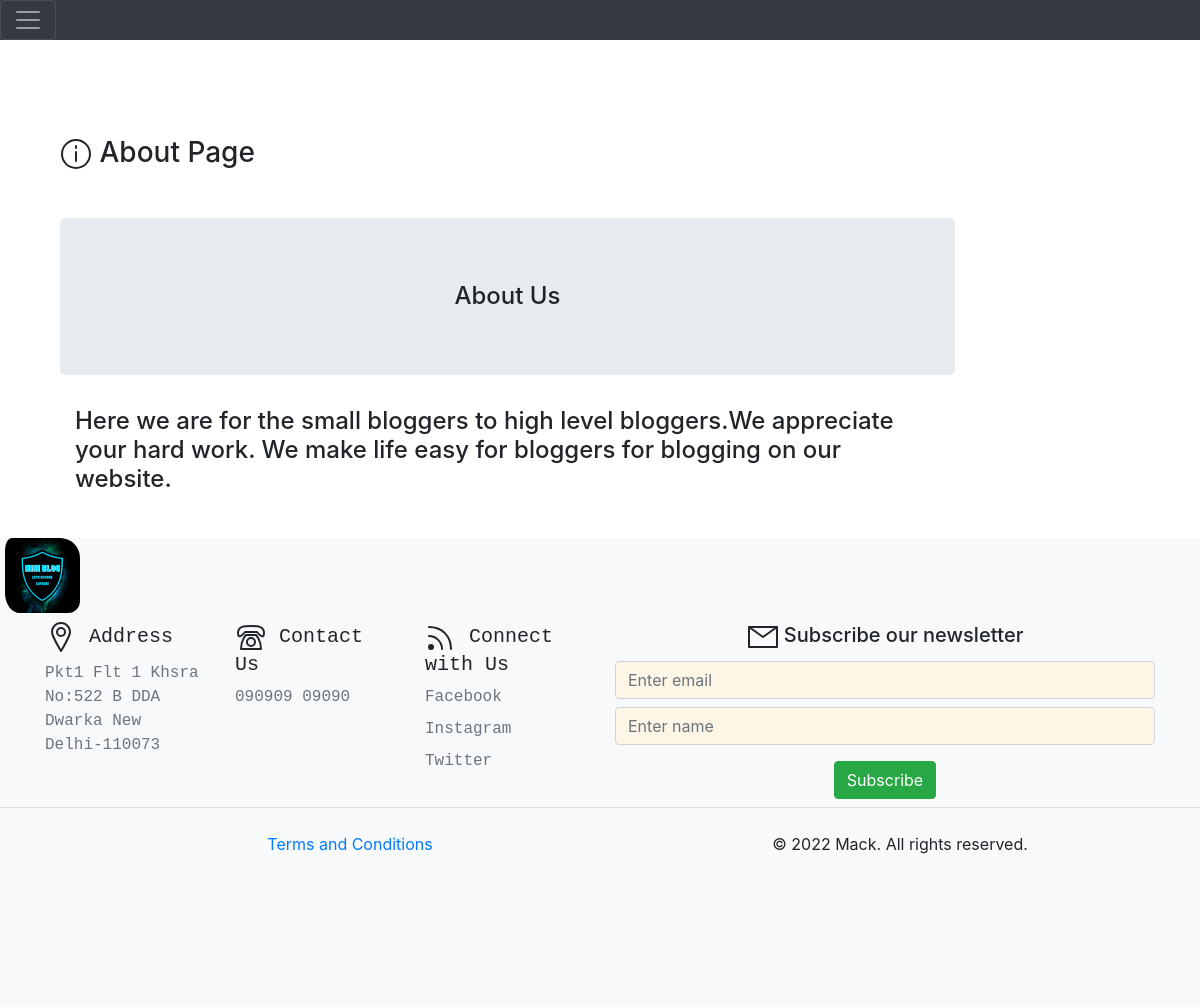
The page /about/ on the database its author committed.
### blog/models.py (models this page shows, shortened)
class AboutUs(models.Model):
    title = models.CharField(max_length=500)
    description = models.TextField(max_length=500)
    class Meta:
        verbose_name = 'AboutUs'
        verbose_name_plural = 'AboutUs'

class Footer(models.Model):
    address = models.TextField(max_length=500)
    contact = PhoneNumberField(blank=True,null=True)
    facebook_link = models.URLField(blank=True,null=True)
    instagram_link = models.URLField(blank=True,null=True)
    twitter_link = models.URLField(blank=True,null=True)
    class Meta:
        verbose_name = 'Footer'
        verbose_name_plural = 'Footer'

### blog/views.py (the view)
# urls.py: path('about/', views.about, name="about"),
def about(request):
    about_obj = AboutUs.objects.filter().first()
    title = about_obj.title
    desc = about_obj.description
    footer = Footer.objects.filter().first()
    context = {
        'title': title,
        'desc': desc,
        'footer':footer,
    }
    return render(request, 'blog/about.html', context)

### blog/templates/blog/about.html
{% extends 'blog/base.html' %}
{% load  static %}
{% block content%}
<div class="col-sm-10">
    <h3  title="About" class="my-5"><svg id="i-info" xmlns="http://www.w3.org/2000/svg"  data-toggle="tooltip" viewBox="0 0 32 32" width="32" height="32" fill="none" stroke="currentcolor" stroke-linecap="round" stroke-linejoin="round" stroke-width="2">
        <path d="M16 14 L16 23 M16 8 L16 10" />
        <circle cx="16" cy="16" r="14" />
    </svg> About Page</h3>
    <h4 class="jumbotron text-center">{{title}}<h4>
        <h4 class="container">{{desc}}<h4>&nbsp;
    </div>
</div>
{% endblock content%}

### blog/templates/blog/footer.html (shortened to what this page needs)
{% load static %}
<footer>
<div align="left">
<a href="/"><img src="/static/blog/css/images/Blue Neon gaming avatar logo.ico" alt="no image" style="width:80px; padding-left:5px; border-radius: 12px 20px;"></img></a>
<div>
<div class="container">
    <footer class="py-2">
      <div class="row" style="place-content: center;">
        <div class="col-6 col-md-2 mb-3" style="font-family: Lucida Console, Courier New, monospace;">
          <h5> Address</h5>
            <li <address class="nav-link p-0 text-muted" style="font-family: Lucida Console, Courier New, monospace;">{{footer.address}}</address></li>
        </div>
        <div class="col-6 col-md-2 mb-3" style="font-family: Lucida Console, Courier New, monospace;">
          <h5> Contact Us </h5>
          <ol class="nav flex-column" style="font-family: Lucida Console, Courier New, monospace;">
            <li class="nav-item mb-2"><p class="nav-link p-0 text-muted">{{footer.contact}}</p></li>
          </ol>
        </div>
        <div class="col-6 col-md-2 mb-3" style="font-family: Lucida Console, Courier New, monospace;">
          <h5><svg id="i-feed" xmlns="http://www.w3.org/2000/svg" viewBox="0 0 32 32" width="32" height="32" fill="none" stroke="currentcolor" stroke-linecap="round" stroke-linejoin="round" stroke-width="2">
            <circle cx="6" cy="26" r="2" fill="currentColor" />
            <path d="M4 15 C11 15 17 21 17 28 M4 6 C17 6 26 15 26 28" />
        </svg> Connect with Us </h5>
          <ul class="nav flex-column">
            <li class="nav-item mb-2" style="font-family: Lucida Console, Courier New, monospace;"><a href="{{footer.facebook_link}}" class="nav-link p-0 text-muted">Facebook </a></li>
            <li class="nav-item mb-2" style="font-family: Lucida Console, Courier New, monospace"><a href="{{footer.instagram_link}}" class="nav-link p-0 text-muted">Instagram</a></li>
            <li class="nav-item mb-2" style="font-family: Lucida Console Courier New, monospace"><a href="{{footer.twitter_link}}" class="nav-link p-0 text-muted">Twitter</a></li>
          </ul>
        </div>
        <div class="col-lg-6 col-md-6" style="display: block;">
        <form enctype="multipart/form-data" method="POST" style="text-align: center;">
            <div class="form-group">
                <h5><svg id="i-mail" xmlns="http://www.w3.org/2000/svg" viewBox="0 0 32 32" width="32" height="32" fill="none" stroke="currentcolor" stroke-linecap="round" stroke-linejoin="round" stroke-width="2">
              <path d="M2 26 L30 26 30 6 2 6 Z M2 6 L16 16 30 6" />
          </svg> Subscribe our newsletter</h5>
                <input type="email" class="form-control"  id="userEmail" placeholder="Enter email" required>
                <input type="text" class="form-control mt-2" id="userName" placeholder="Enter name" required>
            </div>
             <button type="submit" id="submit" class="btn btn-success">Subscribe</button>
        </form>
    </div>
</body>
</html>
      <div class="d-flex flex-column flex-sm-row justify-content-between py-4  border-top " align="center" style="height: 200px;">
        <div class="col-md-5 offset-md-1 mb-3">
          <a href="{% url 'terms'%}" class="col-6 col-md-2 mb-3">Terms and Conditions</a>
      </div>
        <p>&copy; 2022 Mack. All rights reserved.</p>
      </div>
    </body>
  </html>

### blog/static/blog/css/style.css (style rules this page uses)
.form-control, .form-control:focus { background-color: oldlace; }

### rows shown on the page
AboutUs: title "About Us", description "Here we are for the small bloggers to high level bloggers.We appreciate your hard work. We make life easy for bloggers for blogging on our website."
Footer: address "Pkt1 Flt 1 Khsra No:522 B DDA Dwarka New Delhi-110073", contact "090909 09090"
